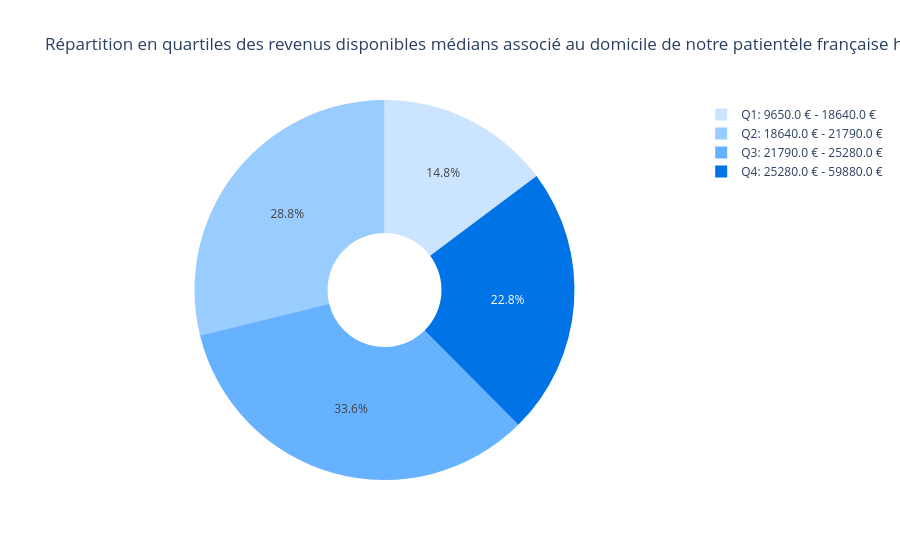

The code cell stored with this chart in its notebook:
### Code cell
labels = [f"Q{i+1}: {np.round(bords_revenus[i],2)} € - {np.round(bords_revenus[i+1],2)} €" for i in range(0,4,1)]
quartile_count = df_patients_hors_idf['quartile'].value_counts().sort_index()
colors = ['#cce5ff', '#99ccff', '#66b2ff', '#0073e6']


fig = go.Figure(
    data=[go.Pie(
        labels=labels,
        values=quartile_count.values,
        sort=False,
        hole=.3
        )
    ])
fig.update_layout(title="Répartition en quartiles des revenus disponibles médians associé au domicile de notre patientèle française hors IDF (en €)")
fig.update_traces(textposition='inside', textinfo='percent',marker=dict(colors=colors))
fig.show()

### Figure 1 — Plotly figure (JSON) as saved in the notebook; plotly's stock layout.template omitted (floating-point values rounded to 4 significant figures)
{"data": [{"hole": 0.3, "labels": ["Q1: 9650.0 € - 18640.0 €", "Q2: 18640.0 € - 21790.0 €", "Q3: 21790.0 € - 25280.0 €", "Q4: 25280.0 € - 59880.0 €"], "marker": {"colors": ["#cce5ff", "#99ccff", "#66b2ff", "#0073e6"]}, "sort": false, "textinfo": "percent", "textposition": "inside", "type": "pie", "values": [830, 1621, 1888, 1281]}], "layout": {"title": {"text": "Répartition en quartiles des revenus disponibles médians associé au domicile de notre patientèle française hors IDF (en €)"}}}
